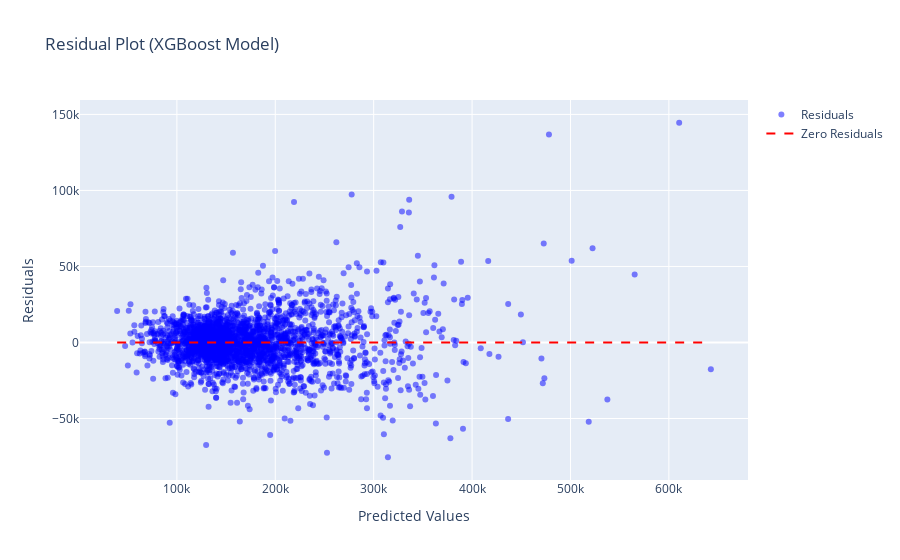

Write notebook code for a chart like this one.
### Code cell
# Plotting residuals against predicted values
plt.figure(figsize=(8, 6))
plt.scatter(predicted_values, residuals, color='blue', alpha=0.5)
plt.axhline(y=0, color='red', linestyle='--')
plt.xlabel('Predicted Values')
plt.ylabel('Residuals')
plt.title('Residual Plot (XGBoost Model)')
plt.grid(True)
plt.show()

# Create a scatter plot
residual_plot = go.Scatter(x=predicted_values, y=residuals, mode='markers', 
                           marker=dict(color='blue', opacity=0.5),
                           name='Residuals')

# Add a horizontal line at y=0
horizontal_line = go.Scatter(x=[min(predicted_values), max(predicted_values)], y=[0, 0],
                             mode='lines', line=dict(color='red', dash='dash'),
                             name='Zero Residuals')

# Layout
layout = go.Layout(title='Residual Plot (XGBoost Model)',
                   xaxis=dict(title='Predicted Values'),
                   yaxis=dict(title='Residuals'),
                   showlegend=True)

# Create figure
residual_fig = go.Figure(data=[residual_plot, horizontal_line], layout=layout)

# Show plot
residual_fig.show()

### Figure 1 — Plotly figure (JSON) as saved in the notebook; plotly's stock layout.template omitted (floating-point values rounded to 4 significant figures; data arrays with more than 128 entries replaced by an {"elided": "..."} marker saying what was removed)
{"data": [{"marker": {"color": "blue", "opacity": 0.5}, "mode": "markers", "name": "Residuals", "type": "scatter", "x": {"elided": "2410 float values"}, "y": {"elided": "2410 float values"}}, {"line": {"color": "red", "dash": "dash"}, "mode": "lines", "name": "Zero Residuals", "type": "scatter", "x": [39300.0, 642700.0], "y": [0, 0]}], "layout": {"autosize": true, "showlegend": true, "title": {"text": "Residual Plot (XGBoost Model)"}, "xaxis": {"autorange": true, "range": [3869.0, 678100.0], "title": {"text": "Predicted Values"}, "type": "linear"}, "yaxis": {"autorange": true, "range": [-93630.0, 162700.0], "title": {"text": "Residuals"}, "type": "linear"}}}
